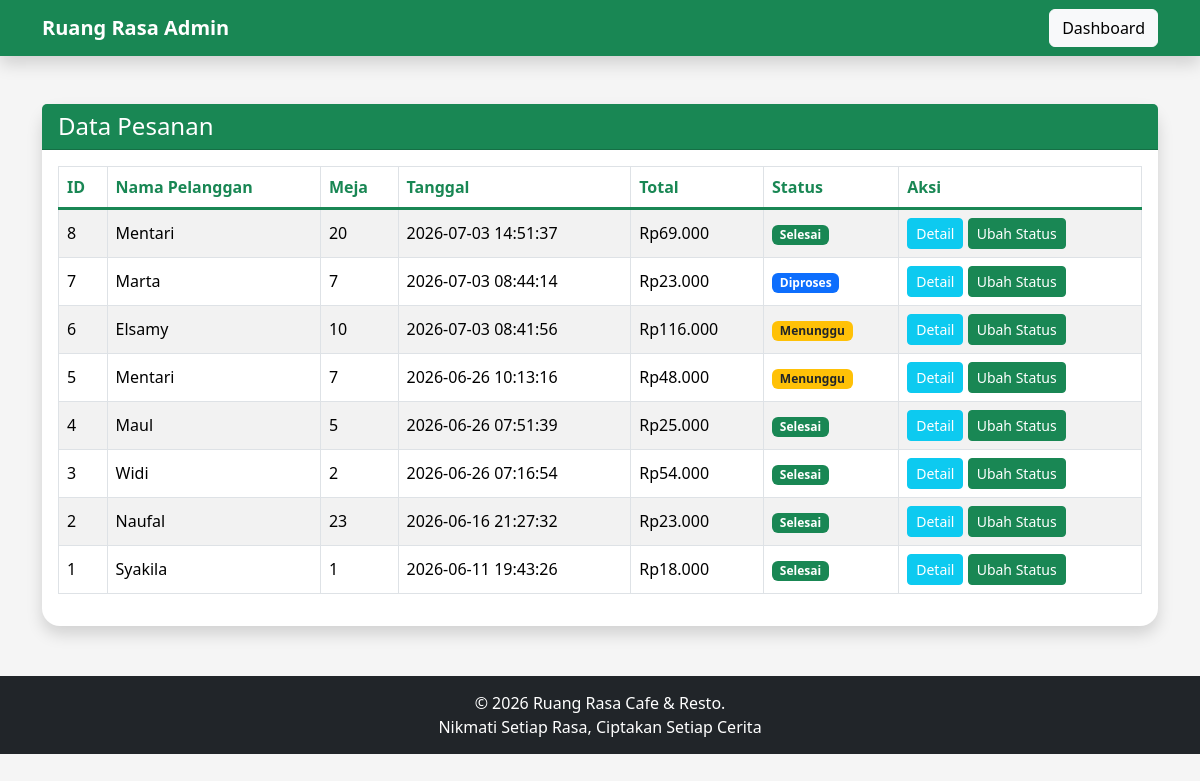
/data_pesanan.php (signed in), run on the app's committed database.
### tables this page shows
CREATE TABLE `pesanan` (
  `id_pesanan` int(11) NOT NULL,
  `nama_pelanggan` varchar(100) DEFAULT NULL,
  `nomor_meja` varchar(20) DEFAULT NULL,
  `tanggal` datetime DEFAULT current_timestamp(),
  `total` int(11) DEFAULT NULL,
  `status` enum('Menunggu','Diproses','Selesai') DEFAULT 'Menunggu'
);

### data_pesanan.php (the view, shortened to what this page needs)
<?php
include 'config/koneksi.php';
$data = mysqli_query(
    $koneksi,
    "SELECT * FROM pesanan
    ORDER BY id_pesanan DESC"
);
?>
<!DOCTYPE html>
<html>
<head>
    <link
        href="https://cdn.jsdelivr.net/npm/bootstrap@5.3.3/dist/css/bootstrap.min.css"
        rel="stylesheet">
</head>
<body>
    <nav class="navbar navbar-expand-lg navbar-dark bg-success shadow">
        <div class="container">
            <a class="navbar-brand fw-bold" href="dashboard.php">
                Ruang Rasa Admin
            </a>
            <a href="dashboard.php"
                class="btn btn-light">
                Dashboard
            </a>
        </div>
    </nav>
    <div class="container mt-5">
        <div class="card shadow">
            <div class="card-header bg-success text-white">
                <h4 class="mb-0">
                    Data Pesanan
                </h4>
            </div>
            <div class="card-body">
                <table class="table table-bordered table-hover table-striped align-middle">
                    <thead>
                        <tr>
                            <th>ID</th>
                            <th>Nama Pelanggan</th>
                            <th>Meja</th>
                            <th>Tanggal</th>
                            <th>Total</th>
                            <th>Status</th>
                            <th>Aksi</th>
                        </tr>
                    </thead>
                    <tbody>
                        <?php while ($row = mysqli_fetch_assoc($data)) { ?>
                            <tr>
                                <td><?php echo $row['id_pesanan']; ?></td>
                                <td><?php echo $row['nama_pelanggan']; ?></td>
                                <td><?php echo $row['nomor_meja']; ?></td>
                                <td><?php echo $row['tanggal']; ?></td>
                                <td>
                                    Rp<?php echo number_format($row['total'], 0, ",", "."); ?>
                                </td>
                                <td>
                                    <?php
                                    if ($row['status'] == "Menunggu") {
                                        echo "<span class='badge bg-warning text-dark'>Menunggu</span>";
                                    } elseif ($row['status'] == "Diproses") {
                                        echo "<span class='badge bg-primary'>Diproses</span>";
                                    } else {
                                        echo "<span class='badge bg-success'>Selesai</span>";
                                    }
                                    ?>
                                </td>
                                <td>
                                    <a
                                        href="detail_pesanan.php?id=<?php echo $row['id_pesanan']; ?>"
                                        class="btn btn-info btn-sm text-white">
                                        Detail
                                    </a>
                                    <a
                                        href="ubah_status.php?id=<?php echo $row['id_pesanan']; ?>"
                                        class="btn btn-success btn-sm">
                                        Ubah Status
                                    </a>
                                </td>
                            </tr>
                        <?php } ?>
                    </tbody>
                </table>
            </div>
        </div>
    </div>
    <div class="footer">
        &copy; <?php echo date("Y"); ?> Ruang Rasa Cafe & Resto.
        <br>
        Nikmati Setiap Rasa, Ciptakan Setiap Cerita
    </div>
</body>
</html>

### data_pesanan.php (style rules this page uses)
body { background: #f5f5f5; }
.card { border: none; border-radius: 18px; }
.table th { background: white; color: #198754; border-bottom: 3px solid #198754; font-weight: bold; }
.footer { margin-top: 50px; background: #212529; color: white; text-align: center; padding: 15px; }

### data on the page
pesanan: id_pesanan "8", nama_pelanggan "Mentari", nomor_meja "20", tanggal "2026-07-03 14:51:37", total "69.000", status "Selesai"
pesanan: id_pesanan "7", nama_pelanggan "Marta", nomor_meja "7", tanggal "2026-07-03 08:44:14", total "23.000", status "Diproses"
pesanan: id_pesanan "6", nama_pelanggan "Elsamy", nomor_meja "10", tanggal "2026-07-03 08:41:56", total "116.000", status "Menunggu"
pesanan: id_pesanan "5", nama_pelanggan "Mentari", nomor_meja "7", tanggal "2026-06-26 10:13:16", total "48.000", status "Menunggu"
pesanan: id_pesanan "4", nama_pelanggan "Maul", nomor_meja "5", tanggal "2026-06-26 07:51:39", total "25.000", status "Selesai"
pesanan: id_pesanan "3", nama_pelanggan "Widi", nomor_meja "2", tanggal "2026-06-26 07:16:54", total "54.000", status "Selesai"
pesanan: id_pesanan "2", nama_pelanggan "Naufal", nomor_meja "23", tanggal "2026-06-16 21:27:32", total "23.000", status "Selesai"
pesanan: id_pesanan "1", nama_pelanggan "Syakila", nomor_meja "1", tanggal "2026-06-11 19:43:26", total "18.000", status "Selesai"
